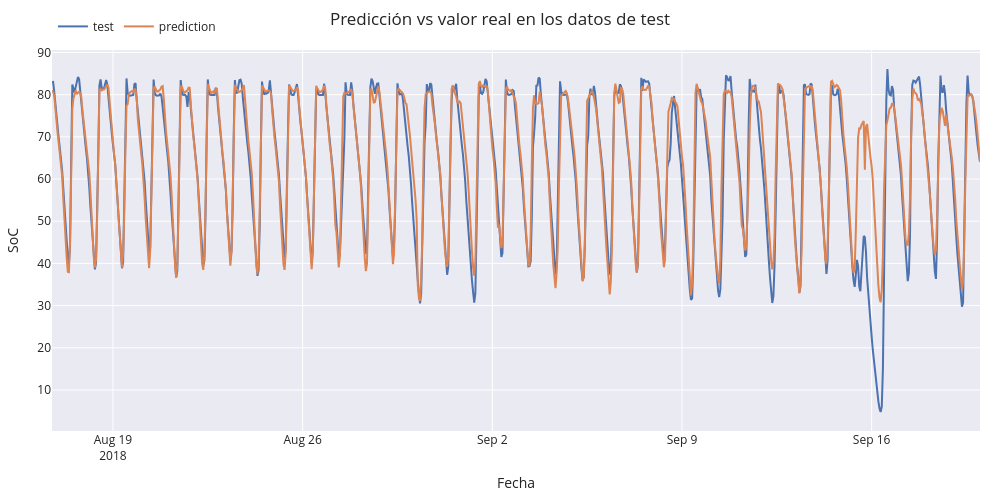

Write notebook code for a chart like this one.
### Code cell
# Gráfico predicciones vs valor real
# ======================================================================================
fig = go.Figure()
trace1 = go.Scatter(x=X_test.index, y=y_test.values, name="test", mode="lines")
trace2 = go.Scatter(x=predicciones.index, y=predicciones['pred'], name="prediction", mode="lines")
fig.add_trace(trace1)
fig.add_trace(trace2)
fig.update_layout(
    title="Predicción vs valor real en los datos de test",
    xaxis_title="Fecha",
    yaxis_title="SoC",
    width=1000,
    height=500,
    margin=dict(l=20, r=20, t=35, b=20),
    legend=dict(orientation="h", yanchor="top", y=1.1, xanchor="left", x=0.001)
)
fig.write_image("XGBoost_BestModel.png")
fig.show()

### Figure 1 — Plotly figure (JSON) as saved in the notebook; plotly's stock layout.template omitted (floating-point values rounded to 4 significant figures; data arrays with more than 128 entries replaced by an {"elided": "..."} marker saying what was removed)
{"data": [{"mode": "lines", "name": "test", "type": "scatter", "x": {"elided": "823 str values"}, "y": {"elided": "823 float values"}}, {"mode": "lines", "name": "prediction", "type": "scatter", "x": {"elided": "823 str values"}, "y": {"elided": "823 float values"}}], "layout": {"height": 500, "legend": {"orientation": "h", "x": 0.001, "xanchor": "left", "y": 1.1, "yanchor": "top"}, "margin": {"b": 20, "l": 20, "r": 20, "t": 35}, "title": {"text": "Predicción vs valor real en los datos de test"}, "width": 1000, "xaxis": {"autorange": true, "range": ["2018-08-16 18:00", "2018-09-20"], "title": {"text": "Fecha"}, "type": "date"}, "yaxis": {"autorange": true, "range": [0.2692, 90.59], "title": {"text": "SoC"}, "type": "linear"}}}
